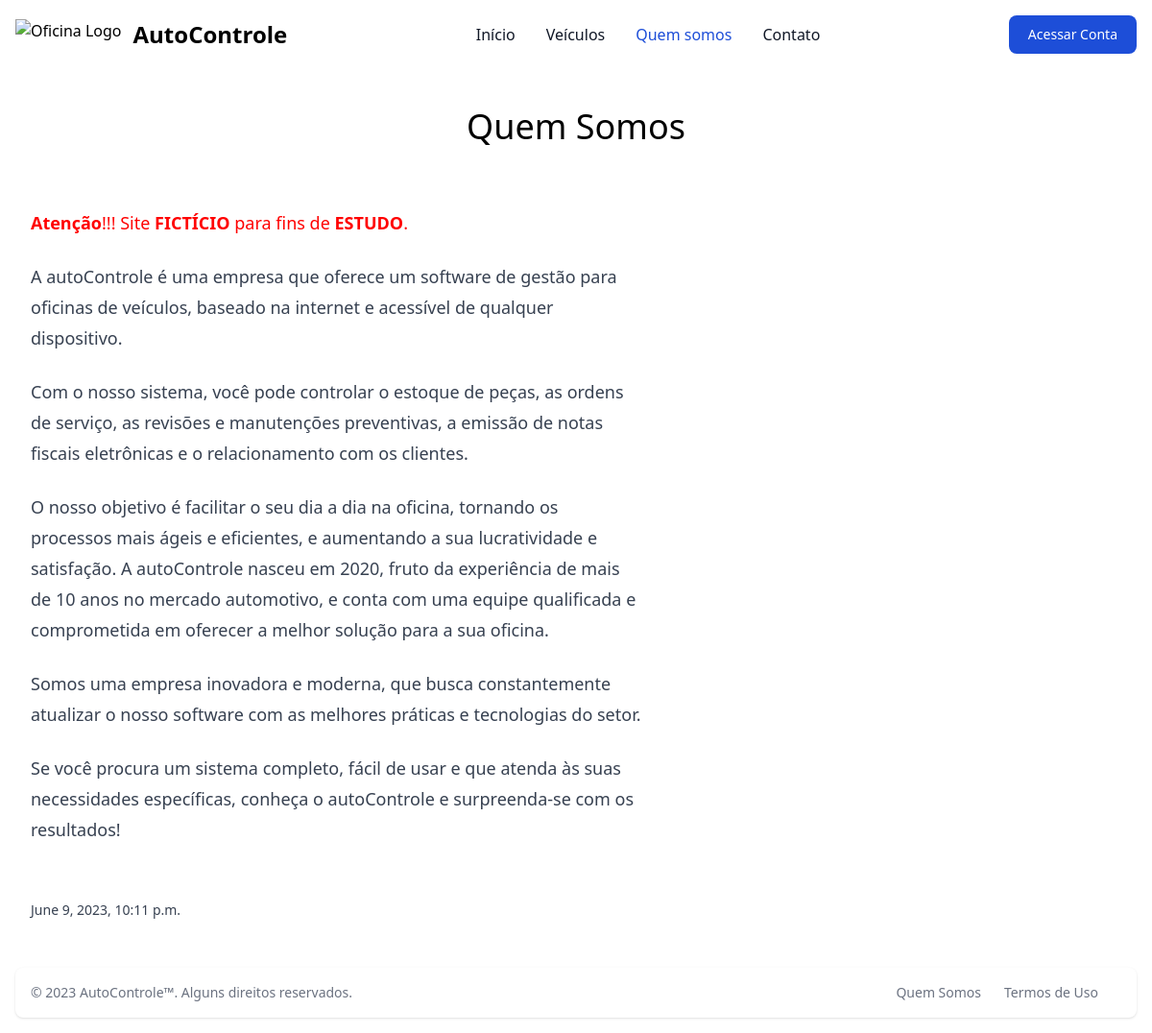
Page /quem-somos/ on the committed database.
### core/models.py (models this page shows, shortened)
class QuemSomos(models.Model):
    titulo = models.CharField(max_length=200)
    corpo = models.TextField()
    data_cadastro = models.DateTimeField(auto_now_add=True)
    class Meta:
        verbose_name = 'Quem Somos'
        verbose_name_plural = 'Quem Somos'

### core/views.py (the view)
# urls.py: path('quem-somos/', quem_somos, name='quem_somos'),
def quem_somos(request):
    quem_somos_obj = QuemSomos.objects.first()
    return render(request, 'core/quem_somos.html', {
        'quem_somos': quem_somos_obj
    })

### core/templates/core/quem_somos.html (shortened to what this page needs)
{% extends 'core/base.html' %}
{% block content %}
<div class="container mx-auto max-w-screen-xl p-4">
    <div class="text-center">
        <h1 class="text-4xl my-6">{{ quem_somos.titulo }}</h1>
    </div>
    <article class="p-4 article">
        {{ quem_somos.corpo|safe }}
    </article>
    <div class="p-4 copy">
        {{ quem_somos.data_cadastro }}
    </div>
</div>
{% endblock %}

### rows in the picture
QuemSomos: titulo "Quem Somos", corpo "Atenção !!! Site FICTÍCIO para fins de ESTUDO . A autoControle é uma empresa que oferece um software de gestão para oficinas de veículos, baseado na internet e acessível de qualquer dispositivo. Com o nosso sistema, você pode controlar o estoque de peças, as ordens de serviço, as revisões e manutenções preventivas, a emissão de notas fiscais eletrônicas e o relacionamento com os clientes. O nosso objetivo é facilitar o seu dia a dia na oficina, tornando os processos mais ágeis e eficientes, e aumentando a sua lucratividade e satisfação. A autoControle nasceu em 2020, fruto da experiência de mais de 10 anos no mercado automotivo, e conta com uma equipe qualificada e comprometida em oferecer…", data_cadastro "June 9, 2023, 10:11 p.m."
